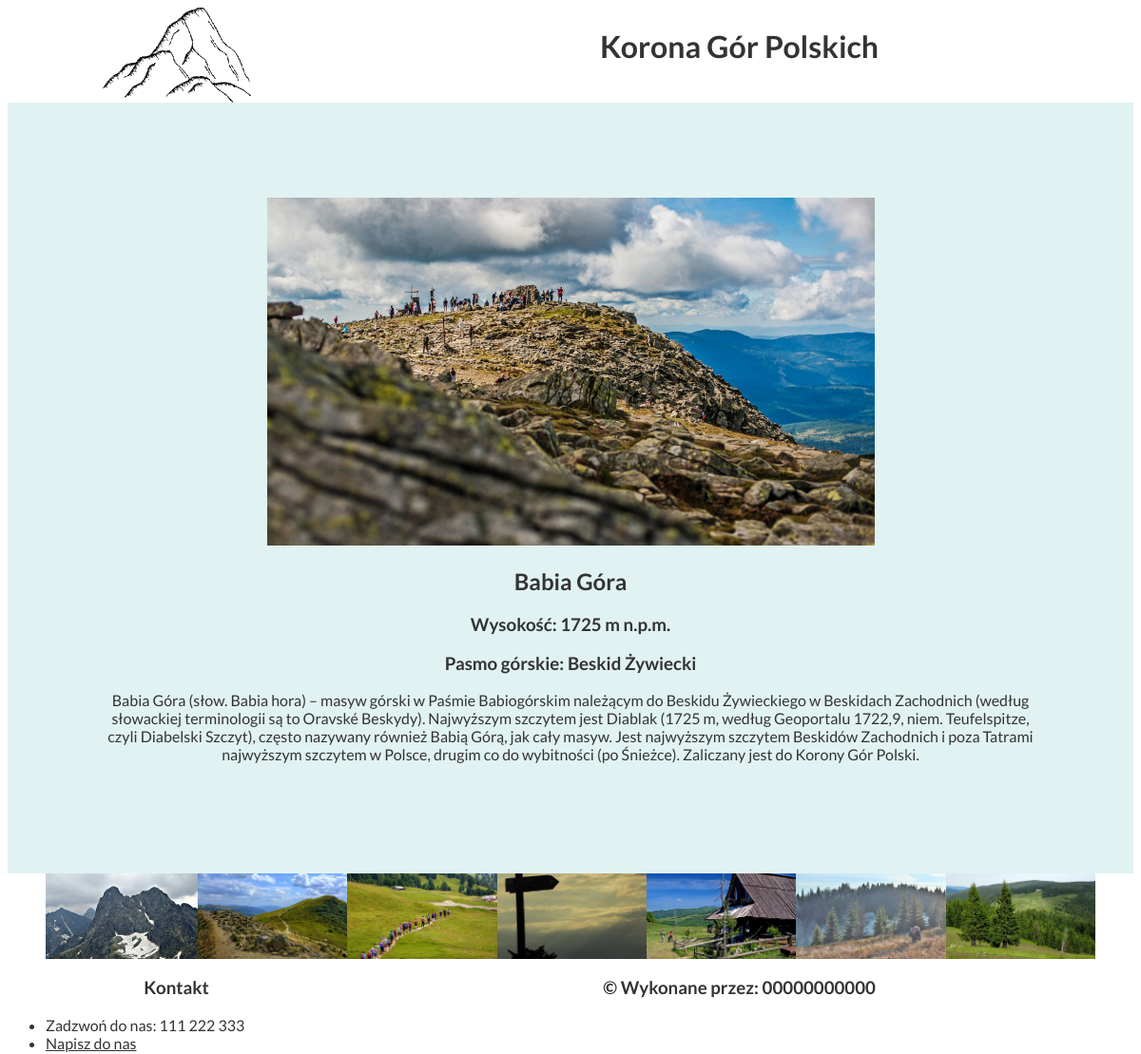
The page /arkusze/arkuszpasmagurskie/szczyty.php?id=9 on the database its author committed.
### tables this page shows
CREATE TABLE `opis` (
  `id` int(10) UNSIGNED NOT NULL,
  `szczyty_id` int(10) UNSIGNED NOT NULL,
  `opis` text DEFAULT NULL
);

CREATE TABLE `szczyty` (
  `id` int(10) UNSIGNED NOT NULL,
  `nazwa` varchar(30) DEFAULT NULL,
  `wysokosc` int(10) UNSIGNED DEFAULT NULL,
  `pasmo` varchar(50) DEFAULT NULL,
  `lokator` varchar(10) DEFAULT NULL,
  `plik` varchar(50) NOT NULL
);

### arkusze/arkuszpasmagurskie/szczyty.php (the view, shortened to what this page needs)
<?php
    $conn = mysqli_connect("localhost", "root", "", "korona");
?>
<!DOCTYPE html>
<html lang="pl">
    <head>
        <link rel="stylesheet" href="styl.css">
    </head>
    <body>
        <header>
            <div id="header1">
                <img src="logo.png" alt="Logo">
            </div>
            <div id="header2">
                <h1>Korona Gór Polskich</h1>
            </div>
        </header>
        <main>
            <?php
                if(isset($_GET['id'])) {
                    $id = $_GET['id'];
                    $query = "SELECT szczyty.plik, szczyty.nazwa, szczyty.wysokosc, szczyty.pasmo, opis.opis FROM szczyty JOIN opis ON szczyty.id = opis.szczyty_id WHERE szczyty.id = $id;";
                    $result = mysqli_query($conn, $query);
                    $row = $result -> fetch_assoc();
                    echo "<img src='{$row['plik']}' alt='{$row['nazwa']}' class='duze'>";
                    echo "<h2>{$row['nazwa']}</h2>";
                    echo "<h3>Wysokość: {$row['wysokosc']} m n.p.m.</h3>";
                    echo "<h3>Pasmo górskie: {$row['pasmo']}</h3>";
                    echo "<p>{$row['opis']}</p>";
                }
            ?>
        </main>
        <section>
            <?php
                $query = "SELECT nazwa, plik FROM szczyty LIMIT 10;";
                $result = mysqli_query($conn, $query);
                while($row = $result -> fetch_assoc()) {
                    echo "<img src='{$row['plik']}' alt='{$row['nazwa']}' class='miniatury'>";
                }
            ?>
        </section>
        <div id="footer1">
            <h3>Kontakt</h3>
            <ul>
                <li>Zadzwoń do nas: 111 222 333</li>
                <li><a href="mailto:korona@gory.pl">Napisz do nas</a></li>
            </ul>
        </div>
        <div id="footer2">
            <h3>&copy; Wykonane przez: 00000000000</a></h3>
        </div>
    </body>
</html>

### arkusze/arkuszpasmagurskie/styl.css (style rules this page uses)
* { font-family: Lato, sans-serif; text-align: center; color: #333; }
#header1, #header2, #footer1, #footer2 { height: 100px; }
#header1, #footer1 { width: 30%; float: left; }
#header2, #footer2 { width: 70%; float: left; }
main { clear: both; background-color: #e0f2f1; padding: 100px; }
section { height: 90px; overflow: hidden; }
.miniatury { height: 90px; }
li { text-align: left; }

### rows shown on the page
opis: szczyty.plik (picture), szczyty.nazwa "Babia Góra", szczyty.wysokosc "1725", szczyty.pasmo "Beskid Żywiecki", opis "Babia Góra (słow. Babia hora) – masyw górski w Paśmie Babiogórskim należącym do Beskidu Żywieckiego w Beskidach Zachodnich (według słowackiej terminologii są to Oravské Beskydy). Najwyższym szczytem jest Diablak (1725 m, według Geoportalu 1722,9, niem. Teufelspitze, czyli Diabelski Szczyt), często nazywany również Babią Górą, jak cały masyw. Jest najwyższym szczytem Beskidów Zachodnich i poza Tatrami najwyższym szczytem w Polsce, drugim co do wybitności (po Śnieżce). Zaliczany jest do Korony Gór Polski."
szczyty: plik (picture)
szczyty: plik (picture)
szczyty: plik (picture)
szczyty: plik (picture)
szczyty: plik (picture)
szczyty: plik (picture)
szczyty: plik (picture)
